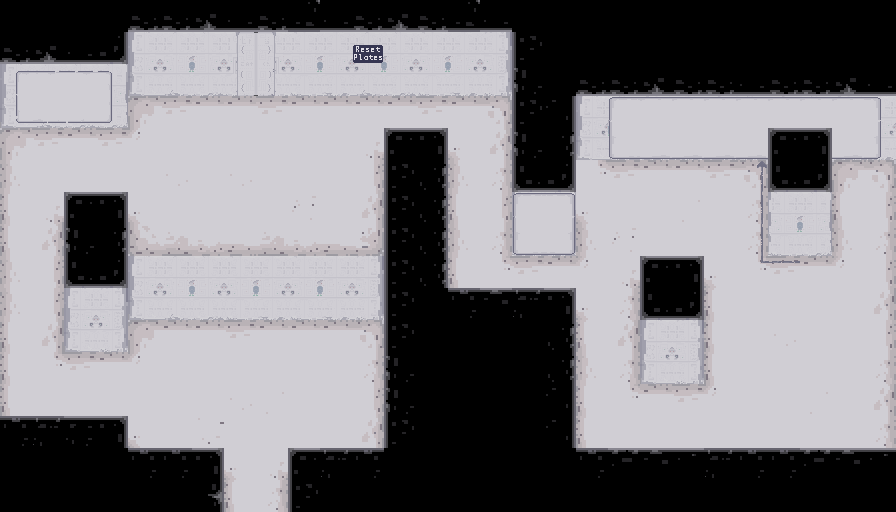

Below is a game level as drawn by its tile map, then a one-line description and the .tmx that defines it (tile-layer data replaced by summaries):
An orthogonal 28x16 tile map with 32x32 px tiles, 5 tile layers (Test, Grundebene, PuzzleTextures, Wand, ...), 2 tilesets and 33 objects (Plate110, Plate100, Plate111, Plate101, Plate001, ...).

<map version="1.0" orientation="orthogonal" renderorder="right-down" width="28" height="16" tilewidth="32" tileheight="32" nextobjectid="43">
 <tileset firstgid="1" source="finalTileset.tsx" />
 <tileset firstgid="257" source="tryandcatch.tsx" />
 <layer name="Test" width="28" height="16">
  <data>[448 cells, 10 non-empty, 8 distinct tile ids]</data>
 </layer>
 <layer name="Grundebene" width="28" height="16">
  <data>[448 cells, 356 non-empty, 51 distinct tile ids]</data>
 </layer>
 <layer name="PuzzleTextures" width="28" height="16">
  <data>[448 cells, 36 non-empty, 21 distinct tile ids]</data>
 </layer>
 <layer name="Wand" width="28" height="16">
  <data>[448 cells, 118 non-empty, 21 distinct tile ids]</data>
 </layer>
 <layer name="Hidden" width="28" height="16">
  <data>[448 cells, 7 non-empty, 2 distinct tile ids]</data>
 </layer>
 <objectgroup name="InteractiveObjects">
  <object id="1" name="Plate110" x="288" y="416" width="30.6646" height="30.6646" />
  <object id="2" name="Plate100" x="192" y="416" width="30.6646" height="30.6646" />
  <object id="3" name="Plate111" x="288" y="336" width="30.6646" height="30.6646" />
  <object id="4" name="Plate101" x="192" y="336" width="30.6646" height="30.6646" />
  <object id="5" name="Plate001" x="192" y="112" width="30.6646" height="30.6646" />
  <object id="6" name="Plate000" x="192" y="192" width="30.6646" height="30.6646" />
  <object id="7" name="Plate010" x="288" y="192" width="30.6646" height="30.6646" />
  <object id="8" name="Plate011" x="288" y="112" width="30.6646" height="30.6646" />
  <object id="9" name="Door" x="0" y="224" width="64" height="32" />
  <object id="12" name="Lever1" x="787.333" y="212.333" width="24" height="24" />
  <object id="13" name="Door1" x="448" y="192" width="64" height="32" />
  <object id="37" name="Button1" x="355.333" y="63.6667" width="24" height="24" />
  <object id="39" name="HiddenDoor" x="576" y="96" width="32" height="22.25" />
 </objectgroup>
 <objectgroup name="Sensor">
  <object id="14" name="doorUp" x="236.754" y="33.8711" width="38.1364" height="3.63636" />
  <object id="15" name="doorBottom" x="235.867" y="507.296" width="39.0455" height="2" />
 </objectgroup>
 <objectgroup name="PlayerSpawnpoints">
  <object id="16" name="spawnUpperDoor" x="255.674" y="123.811" width="4.18182" height="4" />
  <object id="17" name="spawnBottomDoor" x="253.689" y="431.871" width="3.63636" height="3.81818" />
 </objectgroup>
 <objectgroup name="StaticCollisions">
  <object id="18" x="0" y="0" width="128" height="86" />
  <object id="19" x="128" y="0" width="384" height="56" />
  <object id="20" x="512" y="0" width="64" height="216" />
  <object id="22" x="0" y="416" width="128" height="96" />
  <object id="23" x="128" y="448" width="96" height="64" />
  <object id="24" x="288" y="448" width="96" height="64" />
  <object id="25" x="384" y="128" width="64" height="384" />
  <object id="28" x="448" y="288" width="128" height="224" />
  <object id="31" x="640" y="256" width="64" height="86" />
  <object id="32" x="768" y="128" width="64" height="86" />
  <object id="33" x="64" y="192" width="64" height="120" />
  <object id="34" x="128" y="256.083" width="256" height="39.5" />
  <object id="36" x="576" y="448" width="320" height="64" />
  <object id="42" x="896" y="0">
   <polyline points="0,0 -1.33333,116.667 -288,118 -288,64 -224,64 -224,21.3333 -319.333,20.6667 -320,0 0,0" />
  </object>
 </objectgroup>
 <objectgroup name="Collectibles">
  <object id="40" name="Coll1" x="583.333" y="64.6667" width="8" height="8" />
  <object id="41" name="Coll2" x="637.333" y="52" width="8" height="8" />
 </objectgroup>
</map>
